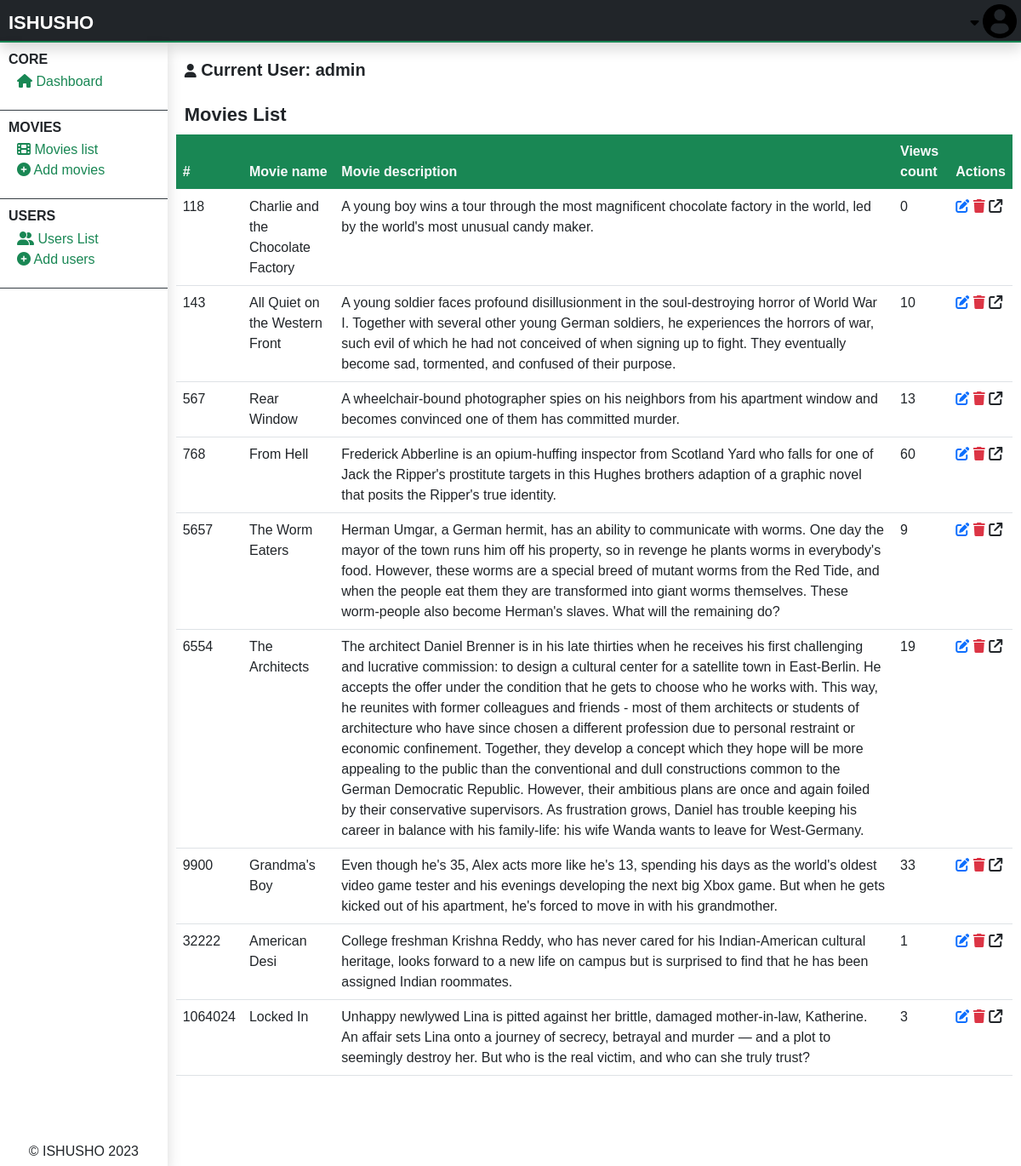
The app's page /admin/admin-movies-list.php (signed in) with its own data.
### tables this page shows
CREATE TABLE `movies` (
  `movie_id` varchar(255) NOT NULL,
  `movie_name` text NOT NULL,
  `movie_description` text NOT NULL,
  `movie_categories` text NOT NULL,
  `movie_poster` text NOT NULL,
  `movie_url` text NOT NULL,
  `url720` text NOT NULL,
  `url480` text NOT NULL,
  `release_date` varchar(255) NOT NULL,
  `addition_date` text NOT NULL,
  `added_by` int(11) NOT NULL
);

### admin/admin-movies-list.php (the view, shortened to what this page needs)
<?php
include("../php/global/server.php");
?>
<!DOCTYPE html>
<html lang="en">
<head>
    <?php
    include('../php/global/cdns.php');
    ?>
    <link rel="stylesheet" href="../styles/admin-main.css">
</head>
<body>
    <div class="main-container">
        <?php
        include("./php/header.php");
        ?>
        <section class="center-section">
            <?php
            include('./php/nav-left.php');
            ?>
            <div class="right-contents">
                <?php
                include("./php/acting-user.php");
                ?>
                <div class="all-interchange">
                    <h1>
                        Movies list
                    </h1>
                    <table class="table table-responsive table-hover">
                        <thead>
                            <tr class="bg-success text-light">
                                <th>
                                    #
                                </th>
                                <th>
                                    Movie name
                                </th>
                                <th>
                                    Movie description
                                </th>
                                <th>
                                    Views count
                                </th>
                                <th>
                                    Actions
                                </th>
                            </tr>
                        </thead>
                        <tbody>
                            <?php
                            $getMovies = mysqli_query($server, "SELECT * from
                                    movies ORDER BY CAST(movie_id AS UNSIGNED)
                                ");
                            ?>
                            <?php
                            while ($dataMovies = mysqli_fetch_array($getMovies)) {
                            ?>
                                <tr>
                                    <td>
                                        <?php echo $video = $dataMovies['movie_id']; ?>
                                    </td>
                                    <td>
                                        <?php echo $dataMovies['movie_name']; ?>
                                    </td>
                                    <td>
                                        <?php echo $dataMovies['movie_description']; ?>
                                    </td>
                                    <td>
                                        <?php
                                        $getMovieViewsCount = mysqli_query($server, "SELECT * from
                                                    movie_views WHERE movie = '$video'
                                                ");
                                        echo mysqli_num_rows($getMovieViewsCount);
                                        ?>
                                    </td>
                                    <td>
                                        <a href="admin-edit-movie.php?edit&v=<?php echo $video; ?>" class="">
                                            <i class="fa fa-edit text-primary"></i>
                                        </a>
                                        <a href="?delete&v=<?php echo $video; ?>" onclick="return confirm('Are you sure to delete?');">
                                            <i class="fa fa-trash text-danger"></i>
                                        </a>
                                        <a href="../watch.php?v=<?php echo $video; ?>" target="_blank">
                                            <i class="fa fa-external-link text-dark"></i>
                                        </a>
                                    </td>
                                </tr>
                            <?php
                            }
                            ?>
                        </tbody>
                    </table>
                </div>
            </div>
        </section>
    </div>
</body>
</html>

### styles/admin-main.css (style rules this page uses)
* { font-family: 'Gill Sans', 'Gill Sans MT', Calibri, 'Trebuchet MS', sans-serif; margin: 0; padding: 0; text-decoration: none; font-size: 16px; }
a { text-decoration: none; }
body { width: 100vw; overflow: hidden; }
.main-container { overflow: hidden; width: 100vw; height: 100vh; }
.main-container .center-section { display: flex; flex-direction: row; height: calc(100vh - 50px); }
.main-container .center-section .right-contents { margin: 10px; height: calc(100vh - 50px); width: calc(100vw - 200px); overflow: auto; padding-bottom: 100px; }
.main-container .center-section .right-contents .all-interchange h1 { margin: 10px; font-size: 22px; color: #212529; font-weight: bold; text-transform: capitalize; }
.main-container .center-section .right-contents .all-interchange table thead tr { position: sticky; top: 0px; }

### records on screen
movies: movie_id "118", movie_name "Charlie and the Chocolate Factory", movie_description "A young boy wins a tour through the most magnificent chocolate factory in the world, led by the world's most unusual candy maker.", mysqli_num_rows($getMovieViewsCount) "0"
movies: movie_id "143", movie_name "All Quiet on the Western Front", movie_description "A young soldier faces profound disillusionment in the soul-destroying horror of World War I. Together with several other young German soldiers, he experiences the horrors of war, such evil of which he had not conceived of when signing up to fight. They eventually become sad, tormented, and confused of their purpose.", mysqli_num_rows($getMovieViewsCount) "10"
movies: movie_id "567", movie_name "Rear Window", movie_description "A wheelchair-bound photographer spies on his neighbors from his apartment window and becomes convinced one of them has committed murder.", mysqli_num_rows($getMovieViewsCount) "13"
movies: movie_id "768", movie_name "From Hell", movie_description "Frederick Abberline is an opium-huffing inspector from Scotland Yard who falls for one of Jack the Ripper's prostitute targets in this Hughes brothers adaption of a graphic novel that posits the Ripper's true identity.", mysqli_num_rows($getMovieViewsCount) "60"
movies: movie_id "5657", movie_name "The Worm Eaters", movie_description "Herman Umgar, a German hermit, has an ability to communicate with worms. One day the mayor of the town runs him off his property, so in revenge he plants worms in everybody's food. However, these worms are a special breed of mutant worms from the Red Tide, and when the people eat them they are transformed into giant worms themselves. These worm-people also become Herman's slaves. What will the remaining do?", mysqli_num_rows($getMovieViewsCount) "9"
movies: movie_id "6554", movie_name "The Architects", movie_description "The architect Daniel Brenner is in his late thirties when he receives his first challenging and lucrative commission: to design a cultural center for a satellite town in East-Berlin. He accepts the offer under the condition that he gets to choose who he works with. This way, he reunites with former colleagues and friends - most of them architects or students of architecture who have since chosen a different profession due to personal restraint or economic confinement. Together, they develop a concept which they hope will be more appealing to the public than the conventional and dull constructions common to the German Democratic Republic. However, their ambitious plans are once and again…", mysqli_num_rows($getMovieViewsCount) "19"
movies: movie_id "9900", movie_name "Grandma's Boy", movie_description "Even though he's 35, Alex acts more like he's 13, spending his days as the world's oldest video game tester and his evenings developing the next big Xbox game. But when he gets kicked out of his apartment, he's forced to move in with his grandmother.", mysqli_num_rows($getMovieViewsCount) "33"
movies: movie_id "32222", movie_name "American Desi", movie_description "College freshman Krishna Reddy, who has never cared for his Indian-American cultural heritage, looks forward to a new life on campus but is surprised to find that he has been assigned Indian roommates.", mysqli_num_rows($getMovieViewsCount) "1"
movies: movie_id "1064024", movie_name "Locked In", movie_description "Unhappy newlywed Lina is pitted against her brittle, damaged mother-in-law, Katherine. An affair sets Lina onto a journey of secrecy, betrayal and murder — and a plot to seemingly destroy her. But who is the real victim, and who can she truly trust?", mysqli_num_rows($getMovieViewsCount) "3"

### other values on screen
$actingAdminUN "admin"
